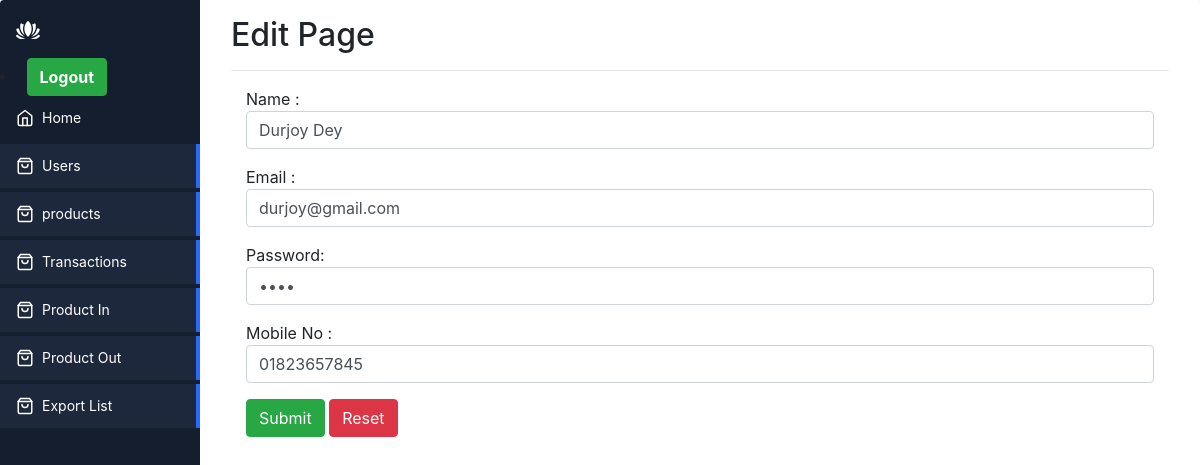
The app's page /edit.php?id=4, older data.
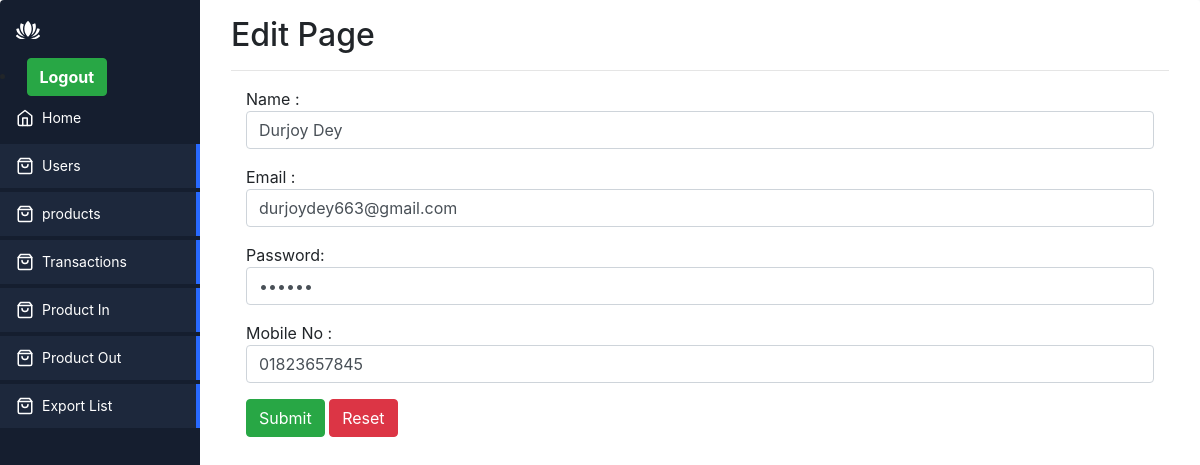
The same page, newer data.
### tables this page shows
CREATE TABLE `users` (
  `id` int(11) NOT NULL,
  `name` varchar(500) NOT NULL,
  `email` varchar(500) NOT NULL,
  `password` varchar(500) NOT NULL,
  `mobile_no` varchar(500) NOT NULL
);

### edit.php (the view, shortened to what this page needs)
<?php
    include 'include/connection.php';
    include 'include/header.php' ;
    $id = $_GET['id'] ;
    $sql = "SELECT * FROM users WHERE id='$id'";
    $result = $db->query($sql);
    $data = $result->fetch_assoc();
?>
<div class="app-content">
    <div class="container">
        <div class="row">
            <div class="col-md-12">
                <h2>Edit Page</h2>  <hr>
            </div>
        </div>
    <div class="container">
            <div class="row">
              <div class="col-md-12">
                    <form action="update-registration.php" method="POST">
                        <p>Name : <input name="name" type="text" value="<?php echo $data['name'] ; ?>" class="form-control" placeholder="Enter your name"></p>
                        <p>Email : <input name="email" type="email"  value="<?php echo $data['email'] ; ?>" class="form-control" placeholder="Enter your email" required></p>
                        <p>Password: <input name="password" type="password" value="<?php echo $data['password'] ; ?>" class="form-control" placeholder="Enter the password" required></p>
                        <p>Mobile No : <input name="mobile_no" value="<?php echo $data['mobile_no'] ; ?>" type="number" placeholder="Enter your mobile no" class="form-control"></p>
                        <button type="submit" class="btn btn-success">Submit</button>
                        <button type="reset" class="btn btn-danger">Reset</button>
                    </form>
               </div>
            </div>
    </div>
</div>
<?php include 'include/footer.php' ; ?>

### include/header.php (shortened to what this page needs)
<!DOCTYPE html>
<html lang="en" >
<head>
<link rel="stylesheet" href="assets/style.css">
<link rel="stylesheet" href="https://cdn.jsdelivr.net/npm/bootstrap@4.4.1/dist/css/bootstrap.min.css" />
</head>
<body>
<div class="app-container">
  <div class="sidebar">
    <div class="sidebar-header">
      <div class="app-icon">
      </div>
    </div>
    <li>
                  &nbsp;<a class="btn btn-success" href="logout.php"> <i class="fa fa-power-off"></i> <b>Logout</b></a>
     </li>
    <ul class="sidebar-list">
      <li class="sidebar-list-item">
        <a href="index.php">
          <svg xmlns="http://www.w3.org/2000/svg" width="18" height="18" viewBox="0 0 24 24" fill="none" stroke="currentColor" stroke-width="2" stroke-linecap="round" stroke-linejoin="round" class="feather feather-home"><path d="M3 9l9-7 9 7v11a2 2 0 0 1-2 2H5a2 2 0 0 1-2-2z"/><polyline points="9 22 9 12 15 12 15 22"/></svg>
          <span>Home</span>
        </a>
      </li>
      <li class="sidebar-list-item active">
        <a href="users.php">
          <span>Users</span>
        </a>
      </li>
      <li class="sidebar-list-item active">
        <a href="product.php">
          <span>products</span>
        </a>
      </li>
      <li class="sidebar-list-item active">
        <a href="transactions.php">
          <span>Transactions</span>
        </a>
      </li>
      <li class="sidebar-list-item active">
        <a href="productin.php">
          <span>Product In</span>
        </a>
      </li>
      <li class="sidebar-list-item active">
        <a href="product_out.php">
          <span>Product Out</span>
        </a>
      </li>
      <li class="sidebar-list-item active">
        <a href="export.php">
          <span>Export List</span>
        </a>
      </li>
    </ul>
  </div>

### include/footer.php (shortened to what this page needs)
<html>
  <body>
</body>
</html>

### assets/style.css (style rules this page uses)
* { box-sizing: border-box; }
:root { --app-bg: #101827; --sidebar: rgba(21, 30, 47,1); --sidebar-main-color: #fff; --table-border: #1a2131; --table-header: #1a2131; --app-content-main-color: #fff; --sidebar-link: #fff; --sidebar-active-link: #1d283c; --sidebar-hover-link: #1a2539; --action-color: #2869ff; --action-color-hover: #6291fd; --app-content-secondary-color: #1d283c; --filter-reset: #2c394f; --filter-shadow: rgba(16, 24, 39, 0.8) 0px 6px 12px -2px, rgba(0, 0, 0, 0.3) 0px 3px 7px -3px; }
body, html { margin: 0; padding: 0; height: 100%; width: 100%; }
body { overflow: hidden; font-family: "Poppins", sans-serif; background-color: var(--app-bg); -webkit-font-smoothing: antialiased; -moz-osx-font-smoothing: grayscale; }
.app-container { border-radius: 4px; width: 100%; height: 100%; max-height: 100%; max-width: 1280px; display: flex; overflow: hidden; box-shadow: rgba(99, 99, 99, 0.2) 0px 2px 8px 0px; max-width: 2000px; margin: 0 auto; background:#fff; }
.sidebar { flex-basis: 200px; max-width: 200px; flex-shrink: 0; background-color: var(--sidebar); display: flex; flex-direction: column; }
.sidebar-header { display: flex; align-items: center; justify-content: space-between; padding: 16px; }
.sidebar-list { list-style-type: none; padding: 0; }
.sidebar-list-item { position: relative; margin-bottom: 4px; }
.sidebar-list-item a { display: flex; align-items: center; width: 100%; padding: 10px 16px; color: var(--sidebar-link); text-decoration: none; font-size: 14px; line-height: 24px; }
.sidebar-list-item svg { margin-right: 8px; }
.sidebar-list-item.active { background-color: var(--sidebar-active-link); }
.sidebar-list-item.active:before { content: ""; position: absolute; right: 0; background-color: var(--action-color); height: 100%; width: 4px; }
.app-icon { color: var(--sidebar-main-color); }
.app-icon svg { width: 24px; height: 24px; }
.app-content { padding: 16px; background-color: #ffffff; height: 100%; flex: 1; max-height: 100%; display: flex; flex-direction: column; }

Row changes from the older to the newer data that the page shows:
changed users "Durjoy Dey": email "durjoy@gmail.com" → "durjoydey663@gmail.com"
